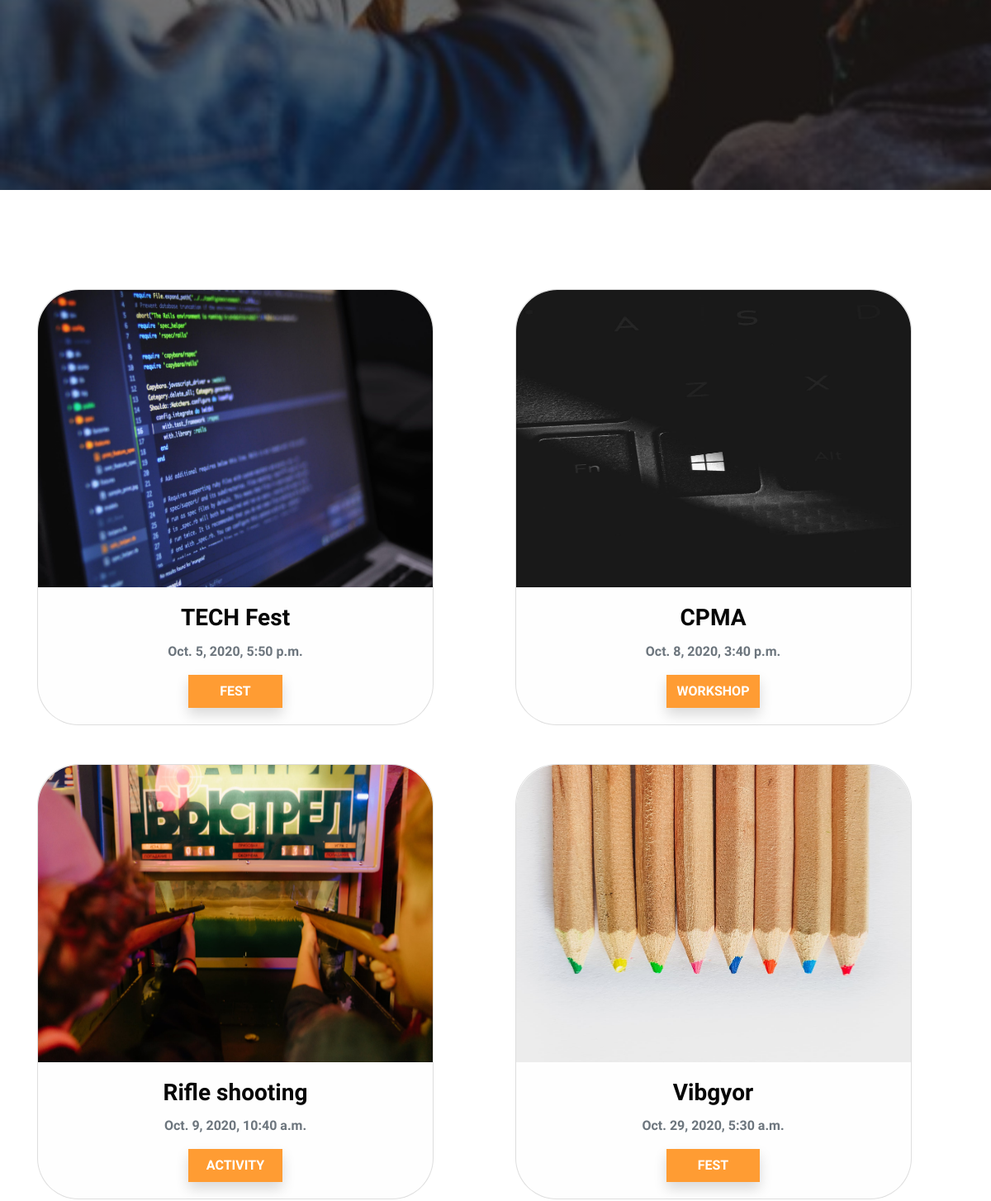
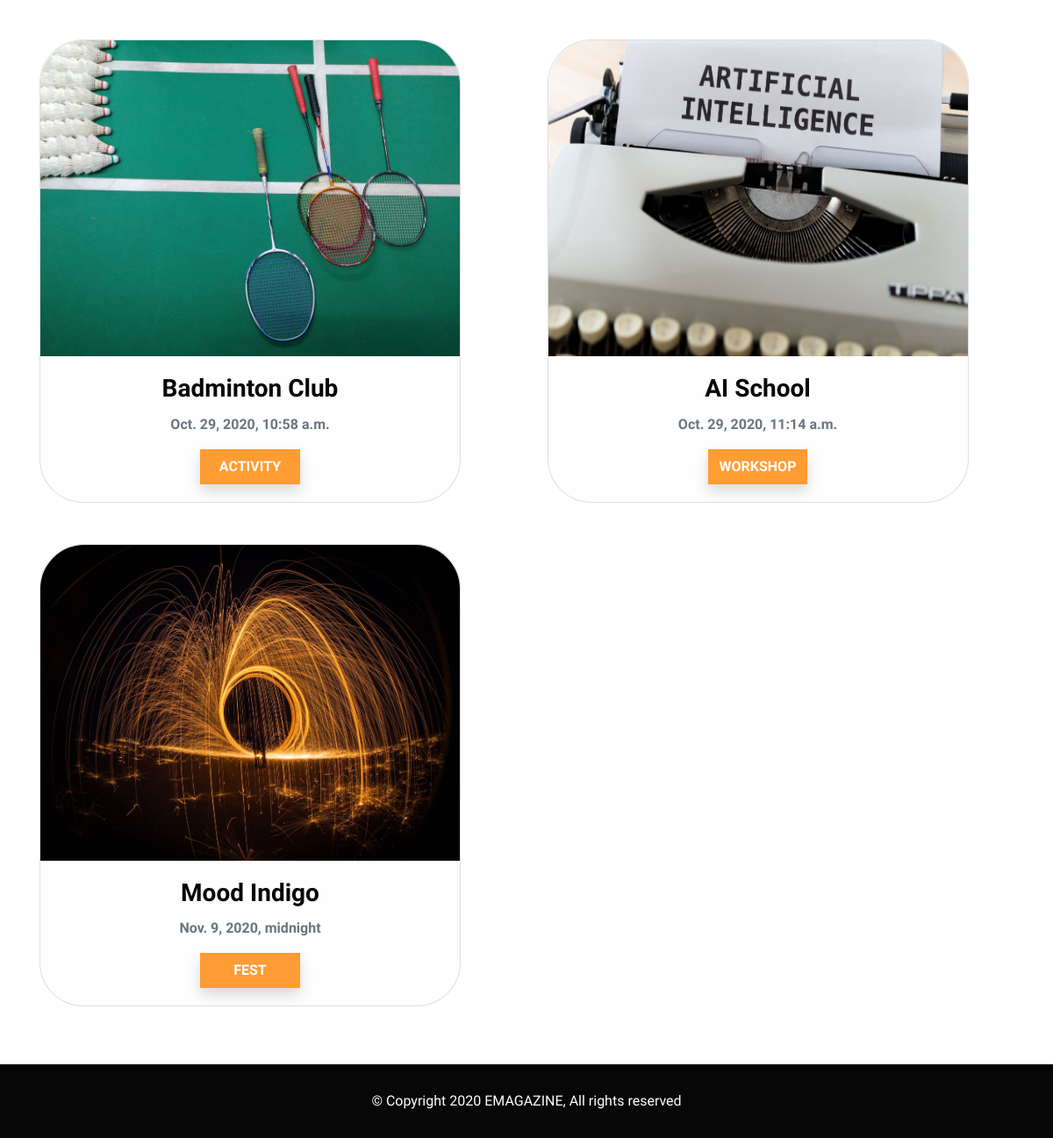
Before: /menu/events/ (lower part) with the older database file (2 pictures, top to bottom).
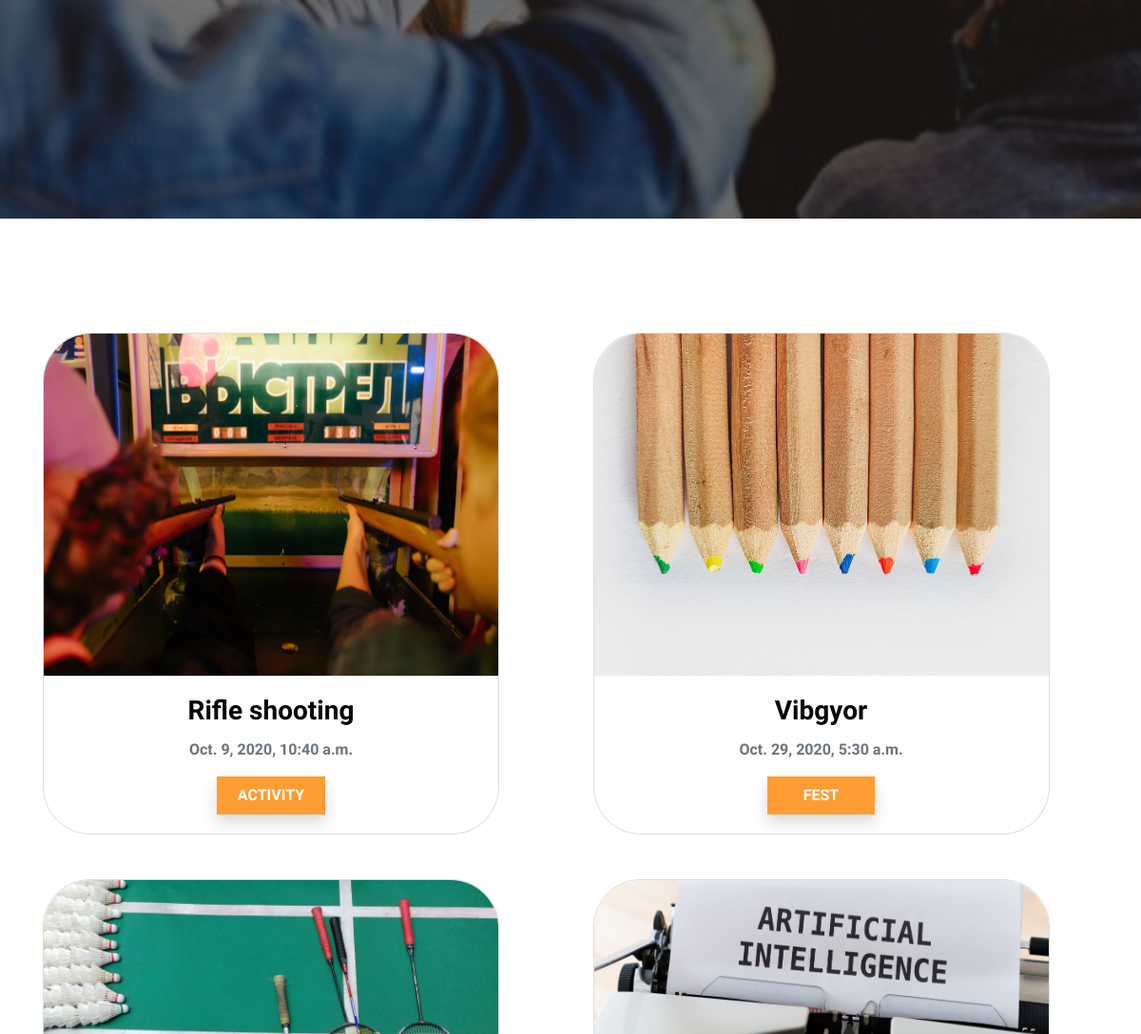
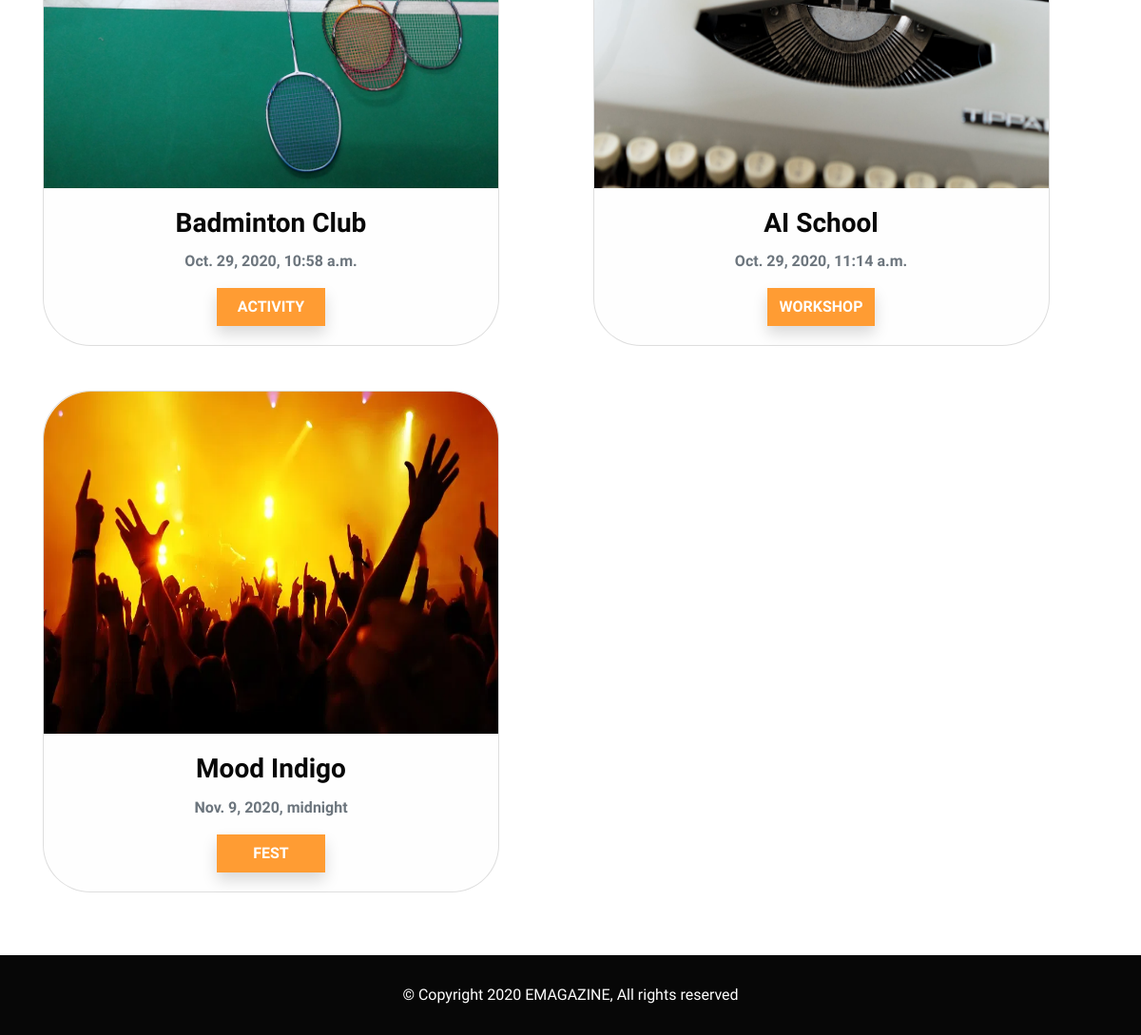
After: the same page with the newer database file (2 pictures, top to bottom).
### EMAG_APP/models.py (models this page shows, shortened)
class Event(models.Model):
    user_id = models.ForeignKey(
        to=User, on_delete=models.CASCADE, null=True, related_name='events')
    event_title = models.CharField(
        max_length=755, null=False, blank=False, unique=True)
    event_category = models.CharField(
        null=False, blank=False, max_length=400, choices=EVENT_CHOICES)
    event_tags = models.CharField(max_length=400, null=True, blank=True)
    organised_by = models.CharField(max_length=1000, null=True, blank=True)
    sponsored_by = models.CharField(max_length=1000, null=True, blank=True)
    event_data = models.FileField(null=True, blank=True)
    event_banner = models.ImageField(null=True, blank=True)
    event_description = models.TextField(null=False, blank=False)
    event_date = models.DateField(null=False, blank=False)
    uploaded_at = models.DateTimeField(default=timezone.now)

### EMAG_APP/views.py (the view)
# urls.py: path('menu/events/', event_view),
def event_view(request):
    events = Event.objects.all()
    return render(request, "event/event.html", {"events": events})

### EMAG_APP/templates/event/event.html (shortened to what this page needs)
{% extends 'index.html' %}{% load static %}
{% block body %}
<div class="event-info-wrapper img-fluid">
</div>
<div class="container" style="overflow-x: hidden">
            <div class="e-grid">
                {% for event in events %}
                <div class="card text-center">
                <img class="card-img-top img-fluid" src="{{ event.event_banner.url }}" alt="event banner" >
                <div class="card-body">
                    <h3 class="card-title font-weight-bold"><a href="/events/{{ event.id }}">{{ event.event_title }}</a>
                    </h3>
                    <p class="font-weight-bold text-muted">{{ event.uploaded_at }}</p>
                    <p class="event-category shadow">{{ event.event_category }}</p>
                </div>
                </div>
                {% endfor %}
             </div>
</div>
{% endblock %}

### EMAG_APP/templates/index.html (shortened to what this page needs)
{% load static %}
<!DOCTYPE html>
<html lang="en">
  <head>
    <link rel="stylesheet" href="https://stackpath.bootstrapcdn.com/bootstrap/4.5.2/css/bootstrap.min.css"
 />
    <link rel="stylesheet" href="{% static 'css/style.css'%}" />
    <link href="https://stackpath.bootstrapcdn.com/font-awesome/4.7.0/css/font-awesome.min.css" rel="stylesheet">
    <link rel="stylesheet" href="https://unpkg.com/aos@next/dist/aos.css" />
  </head>
 <body>
<div>{% block body %}{% endblock %}</div>
<div class="footer">
  <p class="m-auto">© Copyright 2020 EMAGAZINE, All rights reserved</p>
</div>
  </body>
</html>

### EMAG_APP/static/css/style.css (style rules this page uses)
body { font-family: "Josefin Sans", sans-serif; -webkit-background-size: cover; -moz-background-size: cover; background-size: cover; -o-background-size: cover; background-color: #fff; color: #070707; margin-bottom: 150px; }
* { margin: 0; padding: 0; list-style: none; text-decoration: none; }
.footer { background-color: #070707; padding: 30px; text-align: center; color: #fff; position: fixed; left: 0; bottom: 0; width: 100%; }
a { text-decoration: none; color: #070707; }
.event-info-wrapper, .ach-info-wrapper, .project-info-wrapper, .emagazine-info-wrapper, .about-us-wrapper { width: 100%; background-color: #070707; padding: 100px 0; text-align: left; margin-bottom: 120px; padding-left: 10px; margin-top: 10px; color: #fff; }
.event-info-wrapper { background: linear-gradient(0deg, rgba(0, 0, 0, 0.5), rgba(0, 0, 0, 0.5)), url("/static/img/eicon.jpg"); background-size: cover; padding: 600px 0px; }
.e-grid { display: grid; grid-template-columns: 1fr 1fr; grid-gap: 47px; }
.card-img-top { width: 100%; height: 360px; transition: all 0.3s ease-in-out; border-top-left-radius: 50px; border-top-right-radius: 50px; }
.card { height: auto; width: 480px; background-color: #fefefe; border-radius: 50px; }
.event-category { background-color: #ff9c33; padding: 8px 0; margin: auto; width: 26%; color: #fff; text-transform: uppercase; font-weight: bold; }

Changed rows visible on the page:
removed Event: event_banner (picture), event_title "TECH Fest", uploaded_at "Oct. 5, 2020, 5:50 p.m.", event_category "FEST"
removed Event: event_banner (picture), event_title "CPMA", uploaded_at "Oct. 8, 2020, 3:40 p.m.", event_category "WORKSHOP"
changed Event "Mood Indigo": event_banner: a different picture
